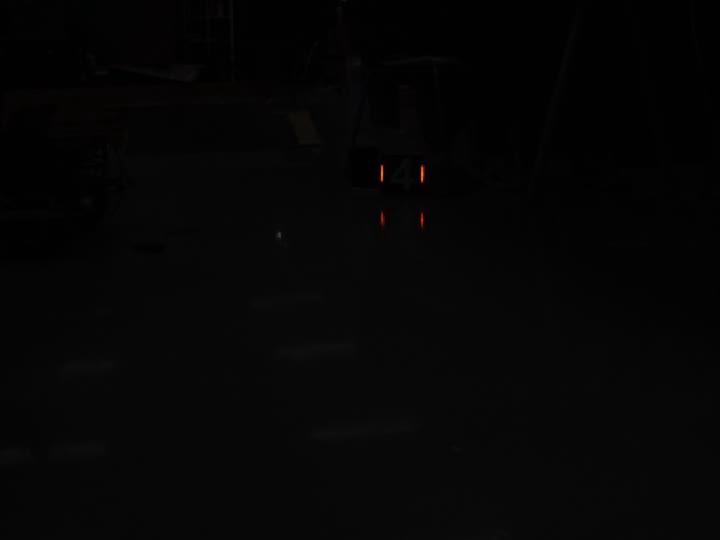
//> input picture frame 10 of vedio/vedio.avi, 720 x 540 px
$ ./main   (built with g++ and OpenCV 4)
//> lines starting //> are read from the running program, lines starting //| are printed output that depends on the picture; after the words box and inside, x2 and y2 are one past the last pixel; in counts of white or black regions, pixels touching at a corner belong together
### include/need.h
#include<opencv2/opencv.hpp>

cv::Mat my_dilate(const cv::Mat& src);

std::vector<cv::Point> get_all_point(const cv::Mat& src);

void give_pnp(const cv::RotatedRect& rrect , const cv::Mat& src);

void drawArrow (cv::Mat& img, cv::Point2f start, cv::Point2f end, cv::Scalar color);

void drawaxis(const cv::Mat& src , const cv::RotatedRect& rrect , const cv::Mat& rVec , const cv::Mat& tVec ,
                const cv::Mat cam , const cv::Mat dis);

### src/need.cpp
#include<opencv2/opencv.hpp>
#include<cmath>
//do dilate
cv::Mat my_dilate(const cv::Mat& src)
 {
    cv::Mat dst;
    cv::Mat kernel = cv::getStructuringElement(cv::MORPH_CROSS,cv::Size(3,3));
    cv::dilate(src,dst,kernel,cv::Point(-1,-1),1);
    return dst;

 }

 //conbine two desperate lights
 std::vector<cv::Point> get_all_point(const cv::Mat& src)
 {
    std::vector<std::vector<cv::Point>> all;
    std::vector<cv::Point> ans;
    std::vector<cv::Vec4i> hierarchy;
    cv::findContours(src , all , hierarchy , cv::RETR_TREE ,cv::CHAIN_APPROX_SIMPLE);
    for(int i  = 0 ; i < all.size() ; i ++)
    {
        if(hierarchy[i][2] == -1 && contourArea(all[i]) >= 10)
        {
           for(int j = 0 ; j < all[i].size() ; j++)
                ans.push_back(all[i][j]);
        }
    }
    return ans;
 }

 //draw the arrow of axis
void drawArrow (const cv::Mat& img,const cv::Point2f start,const cv::Point2f end,const cv::Scalar color) {
        // 简单箭头头部
        cv::Point2f dir = end - start;
        float length = cv::norm(dir);
        if (length > 0) {
            dir = dir * (1.0 / length); //standard vector
            cv::Point2f perpendicular(-dir.y, dir.x); //get vertical vector
            cv::Point2f arrow1 = end - dir * 8 + perpendicular * 4;
            cv::Point2f arrow2 = end - dir * 8 - perpendicular * 4;
            cv::line(img, end, arrow1, color, 2 , cv::LINE_AA);
            cv::line(img, end, arrow2, color, 2 , cv::LINE_AA);
        }
}

//draw the axis
void drawaxis(const cv::Mat& src , const cv::RotatedRect& rrect , const cv::Mat& rVec , const cv::Mat& tVec ,
              const cv::Mat cam , const cv::Mat dis)
 {
    float axis_length = 90.0f;
    std::vector<cv::Point3f> axis_points = {
        {0, 0, 0},           // origin
        {axis_length, 0, 0}, // X
        {0, axis_length, 0}, // Y
        {0, 0, axis_length}  // Z
    };

    std::vector<cv::Point2f> projected_axis;
    //calculate the points of axis based on the pnp
    cv::projectPoints(axis_points, rVec, tVec, cam, dis, projected_axis);

    //the point of axis on the picture
    cv::Point2f origin = projected_axis[0];
    //color
    std::vector<cv::Scalar> colo = {cv::Scalar(0, 0, 255),cv::Scalar(0, 255, 0),cv::Scalar(255, 0, 0)};

      //std::cout<< projected_axis<<std::endl;
    for(int i = 1 ; i <= 3 ;i++)
    {
      if(cv::norm(projected_axis[i] - origin) > 0)
      {
         cv::line(src, origin, projected_axis[i], colo[i-1], 2, cv::LINE_AA);
         drawArrow(src, origin, projected_axis[i], colo[i-1]);
         //std::cout<<colo[i]<<" ";
      }
    }
}

//change the points of rotatedrect to fit the origin order of board
//p[0] is the tl
std::vector<cv::Point2f> rear_point(const cv::RotatedRect& rrect)
{
   std::vector<cv::Point2f> rrect_point;
   cv::Point2f vec[4];
   rrect.points(vec);
   if(rrect.size.width/rrect.size.height > 1)
   {
      cv::Point2f t = vec[0] ; vec[0] = vec[1];
         vec[1] = vec[2];
         vec[2]  = vec[3];
         vec[3] = t;
   }
   rrect_point.assign(vec , vec+4);
   //std::cout<<rrect_point<<std::endl;
   return rrect_point;
}

void give_pnp(const cv::RotatedRect& rrect , const cv::Mat& src)
 {
   double hwidth = 130.0 / 2.0, hheight = 50.0 / 2.0;
   //board points
   std::vector<cv::Point3f> obj = std::vector<cv::Point3f> {
         cv::Point3f(0, -hwidth , hheight ),
         cv::Point3f(0,hwidth , hheight ),
         cv::Point3f(0,hwidth , -hheight ),
         cv::Point3f(0,-hwidth , -hheight )
      };
      //std::cout<<rrect.size.width/rrect.size.height<<" ";
      std::vector<cv::Point2f> rrect_points = rear_point(rrect);
      cv::Mat rVec = cv::Mat::zeros(3 , 1, CV_64FC1);
      cv::Mat tVec = cv::Mat::zeros(3 , 1, CV_64FC1);
      double ca[3][3] = {{9.28130989e+02 , 0 , 3.77572945e+02 }, {0 , 9.30138391e+02 ,2.83892859e+02 },{0, 0 , 1.0000}};
      cv::Mat cam(3 , 3, CV_64FC1 , ca);
      double di[1][5] = {{-2.54433647e-01 , 5.69431382e-01, 3.65405229e-03, -1.09433818e-03, -1.33846840e+00}};
      cv::Mat dis(1 , 5 , CV_64FC1 , di);
      solvePnPRansac(obj , rrect_points , cam , dis , rVec , tVec);
      //std::cout<<tVec.t()<<std::endl;
      drawaxis(src , rrect , rVec , tVec , cam , dis);
 }

### main.cpp
#include "need.h"
#include<iostream>
#include<opencv2/opencv.hpp>
#include<filesystem>

int main()
{
    cv::VideoCapture cap("../vedio/vedio.avi");
    cv::VideoWriter wrt;
    wrt.open("../vedio/vedio_out.avi" , cv::VideoWriter::fourcc('I','4','2','0') , cap.get(cv::CAP_PROP_FPS)/3.5 ,
             cv::Size(cap.get(cv::CAP_PROP_FRAME_WIDTH) , cap.get(cv::CAP_PROP_FRAME_HEIGHT)) , true);
             std::cout<<cap.get(cv::CAP_PROP_FPS)<<std::endl;
    if (!wrt.isOpened()) {
    std::cerr << "错误：无法创建VideoWriter！" << std::endl;
    return -1;
    }

    if (!cap.isOpened()) {
        std::cout << "Error: Could not open video file" << std::endl;
        return -1;
    }
    cv::Mat vedio_chip;
    cv::Mat ori;
    while(true)
    {
        cv::Point2f rect[4];
        cap >> vedio_chip;
//> vedio_chip is the input picture: 540 rows x 720 cols, CV_8UC3; mean B, G, R 5.1, 5.1, 5.2
        cap >> ori;
        if(vedio_chip.empty()) break;
        cv::Mat black;
        cv::cvtColor(vedio_chip , black , cv::COLOR_BGR2GRAY);
        cv::threshold(black , black , 100 , 255 , cv::THRESH_BINARY);
//> black: 540 rows x 720 cols, CV_8UC1; 0.01% white in thin lines or dots, all inside (x1, y1, x2, y2) = (381, 167, 423, 181)
        black = my_dilate(black);
//> in my_dilate, `cv::dilate(src,dst,kernel,cv::Point(-1,-1),1);`: dst: 540 rows x 720 cols, CV_8UC1; 0.03% white; 2 white regions
        // cv::imshow("black",black);
        // cv::waitKey(100);
        std::vector<cv::Point> all_point = get_all_point(black);
//> in get_all_point, `cv::findContours(src , all , hierarchy , cv::RETR_TREE ,cv::CHAIN_APPR..`: all = 2 contours; box (x1, y1, x2, y2) and area: (420, 166, 424, 182) 42, (380, 166, 384, 181) 40
//> the loop in get_all_point, `for(int i  = 0 ; i < all.size() ; i ++)` made 2 passes
//> after the loop in get_all_point, `for(int i  = 0 ; i < all.size() ; i ++)`: ans = contour of 15 points, box (x1, y1, x2, y2) (380, 166, 424, 182), area 61
//> all_point has the same summary as ans in get_all_point
        //to avoid the lost of target
        if(!all_point.empty())
        {
            cv::RotatedRect mar = minAreaRect(all_point);
//> mar = centre (401.5, 173.5), size (15, 43), angle -90
            mar.points(rect);
//> rect = 4 Points (x, y): [423, 181], [380, 181], [380, 166], [423, 166]
            for(int i = 0 ; i < 4 ; i++)
            {
                 cv::line(vedio_chip , rect[i] , rect[(i+1)%4] , cv::Scalar(0,255,0),2 , cv::LINE_AA);
            }
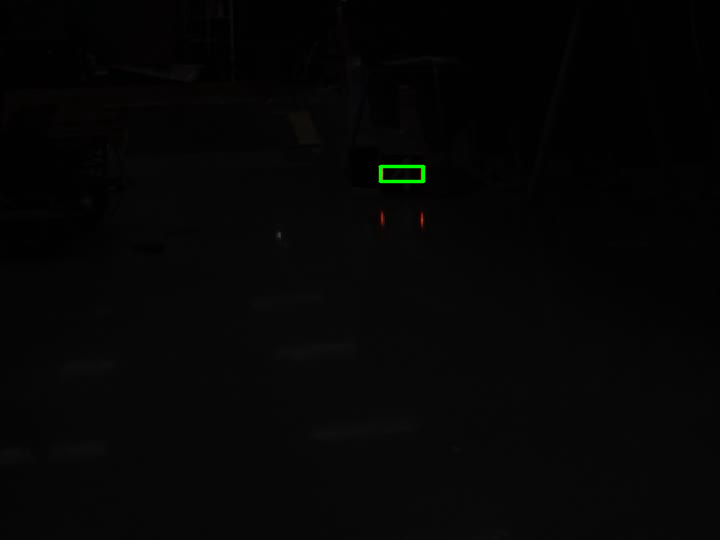
//> vedio_chip: 540 rows x 720 cols, CV_8UC3; 0.15% of pixels changed, all inside (x1, y1, x2, y2) = (378, 164, 426, 184)

            give_pnp(mar , vedio_chip);
//> in rear_point, `rrect.points(vec);`: vec has the same summary as rect outside rear_point
//> in rear_point, `rrect_point.assign(vec , vec+4);`: rrect_point has the same summary as rect outside rear_point
//> in give_pnp, `std::vector<cv::Point2f> rrect_points = rear_point(rrect);`: rrect_points has the same summary as rect outside give_pnp
//> in give_pnp, `solvePnPRansac(obj , rrect_points , cam , dis , rVec , tVec);`: rVec = [-1.43, 1.44, 1.05]; tVec = [72.4, -334.3, 2801]
//> in drawaxis, `cv::projectPoints(axis_points, rVec, tVec, cam, dis, projected_axis);`: projected_axis = 4 Points (x, y): [401.4, 173.5], [401.9, 160.7], [371.8, 173.5], [401.7, 200.8]
//> in drawaxis, `cv::Point2f origin = projected_axis[0];`: origin = Point(401.4, 173.5)
//> the loop in drawaxis, `for(int i = 1 ; i <= 3 ;i++)` made 3 passes
//> (dir in drawArrow, length in drawArrow, perpendicular in drawArrow, arrow1 in drawArrow, arrow2 in drawArrow) on passes 1 to 3: (Point(0.0398, -0.999), 12.77, Point(0.999, 0.0398), Point(405.6, 168.9), Point(397.6, 168.5)), (Point(-1, 0.000986), 29.68, Point(-0.000986, -1), Point(379.8, 169.5), Point(379.8, 177.5)), (Point(0.00911, 1), 27.34, Point(-1, 0.00911), Point(397.6, 192.8), Point(405.6, 192.8))
//> pass 2, in drawaxis, `drawArrow(src, origin, projected_axis[i], colo[i-1]);`:
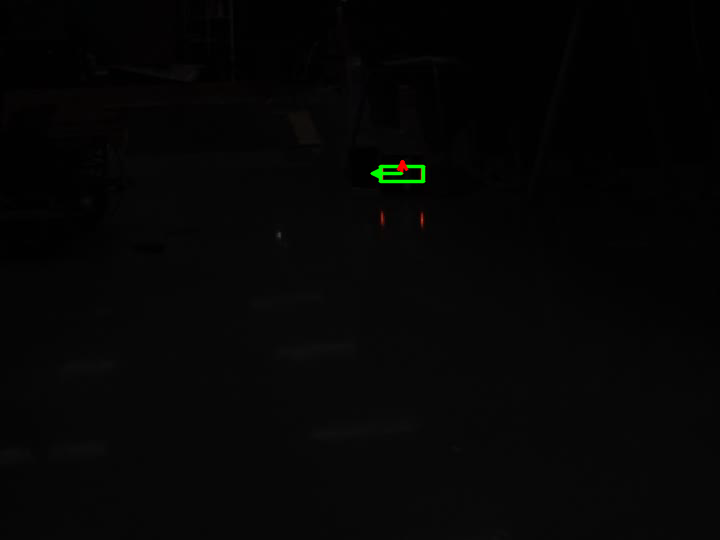
//> src: 540 rows x 720 cols, CV_8UC3; mean B, G, R 5.1, 5.4, 5.3
//> pass 3, in drawaxis, `drawArrow(src, origin, projected_axis[i], colo[i-1]);`:
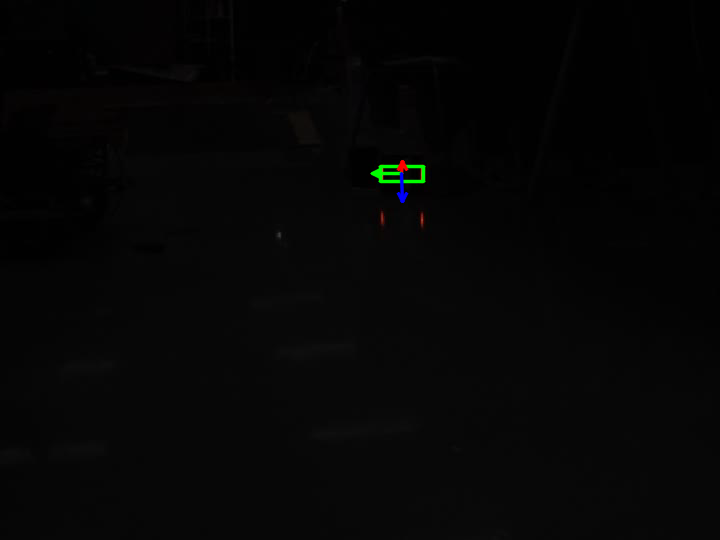
//> src: 540 rows x 720 cols, CV_8UC3; 0.05% of pixels changed, all inside (x1, y1, x2, y2) = (396, 172, 409, 204)
            wrt<<vedio_chip;
            cv::waitKey(1000/cap.get(cv::CAP_PROP_FPS));
            cv::imshow("output",vedio_chip);
            cv::imshow("origin" ,ori);
            cv::waitKey(200);
        }
    }
    cap.release();
    wrt.release();
}

$ run again, starting later in the video
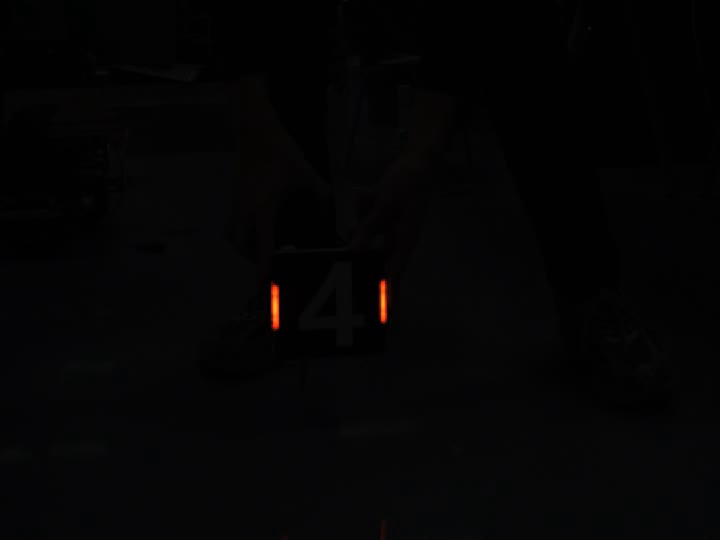
//> input picture frame 45 of vedio/vedio.avi, 720 x 540 px
//> vedio_chip is the input picture: 540 rows x 720 cols, CV_8UC3; mean B, G, R 4.2, 4, 4.4
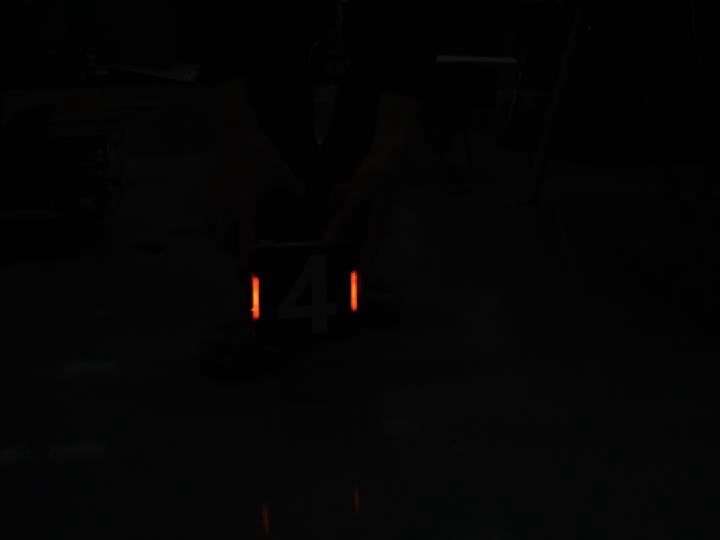
//> input picture frame 46 of vedio/vedio.avi, 720 x 540 px
//> ori is the input picture: 540 rows x 720 cols, CV_8UC3; mean B, G, R 4, 4.1, 4.3
//> dst: 540 rows x 720 cols, CV_8UC1; 0.14% white; 2 white regions
//> all = 2 contours; box (x1, y1, x2, y2) and area: (271, 286, 280, 328) 270, (380, 281, 387, 322) 194
//> the loop in get_all_point, `for(int i  = 0 ; i < all.size() ; i ++)` made 2 passes
//> after the loop in get_all_point, `for(int i  = 0 ; i < all.size() ; i ++)`: ans = 37 Points (x, y), first 12: [273, 286], [272, 287], [272, 290], [271, 291], [271, 292], [272, 293], [272, 299], [271, 300], [271, 310], [272, 311], [272, 326], [273, 327]
//> all_point has the same summary as ans in get_all_point
//> mar = centre (328.3, 304.1), size (115.1, 41.1), angle -2.6
//> rect = 4 Points (x, y): [271.8, 327.2], [269.9, 286.1], [384.9, 280.9], [386.8, 322]
//> in rear_point, `rrect.points(vec);`: vec has the same summary as rect outside rear_point
//> t = Point(271.8, 327.2)
//> in rear_point, `vec[0]= vec[1]`: vec = 4 Points (x, y): [269.9, 286.1], [269.9, 286.1], [384.9, 280.9], [386.8, 322]
//> in rear_point, `vec[1] = vec[2];`: vec = 4 Points (x, y): [269.9, 286.1], [384.9, 280.9], [384.9, 280.9], [386.8, 322]
//> in rear_point, `vec[2]  = vec[3];`: vec = 4 Points (x, y): [269.9, 286.1], [384.9, 280.9], [386.8, 322], [386.8, 322]
//> in rear_point, `vec[3] = t;`: vec = 4 Points (x, y): [269.9, 286.1], [384.9, 280.9], [386.8, 322], [271.8, 327.2]
//> rrect_point has the same summary as vec
//> rrect_points has the same summary as vec in rear_point
//> rVec = [1.5, 1.45, -1.05]; tVec = [-55.55, 22.97, 1053.4]
//> projected_axis = 4 Points (x, y): [328.7, 304.2], [325, 336.1], [407.9, 300.6], [323.5, 228.3]
//> origin = Point(328.7, 304.2)
//> the loop in drawaxis, `for(int i = 1 ; i <= 3 ;i++)` made 3 passes
//> (dir in drawArrow, length in drawArrow, perpendicular in drawArrow, arrow1 in drawArrow, arrow2 in drawArrow) on passes 1 to 3: (Point(-0.115, 0.993), 32.12, Point(-0.993, -0.115), Point(321.9, 327.7), Point(329.9, 328.6)), (Point(0.999, -0.0447), 79.28, Point(0.0447, 0.999), Point(400, 305), Point(399.7, 297)), (Point(-0.0676, -0.998), 76.07, Point(0.998, -0.0676), Point(328, 236), Point(320.1, 236.5))
//> pass 3, in drawaxis, `drawArrow(src, origin, projected_axis[i], colo[i-1]);`:
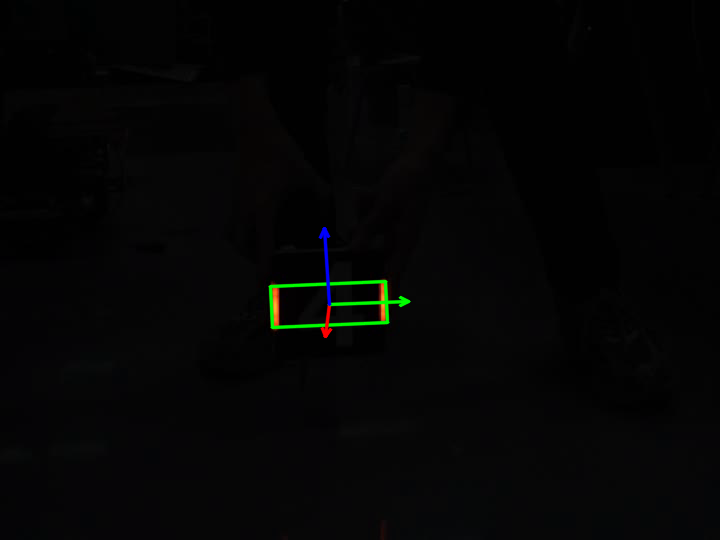
//> src: 540 rows x 720 cols, CV_8UC3; mean B, G, R 4.4, 4.8, 4.4

$ run again, starting later in the video
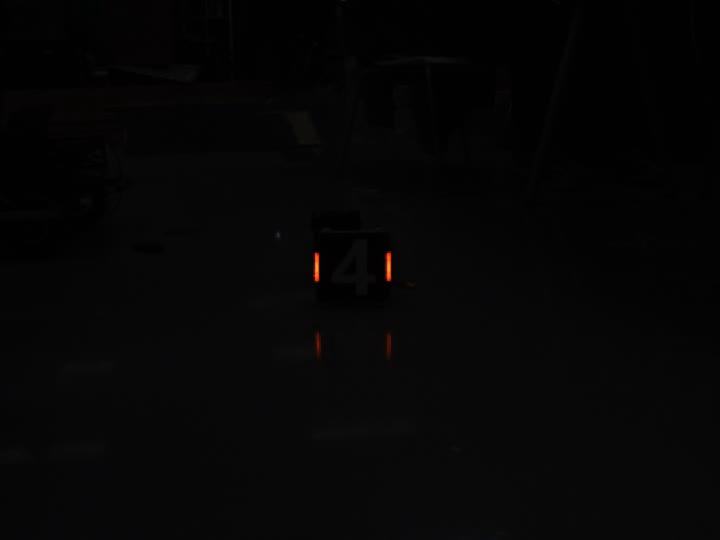
//> input picture frame 80 of vedio/vedio.avi, 720 x 540 px
//> vedio_chip is the input picture: 540 rows x 720 cols, CV_8UC3; mean B, G, R 5.4, 5.4, 5.6
//> dst: 540 rows x 720 cols, CV_8UC1; 0.08% white; 2 white regions
//> all = 2 contours; box (x1, y1, x2, y2) and area: (386, 252, 392, 281) 126, (314, 253, 320, 282) 126
//> the loop in get_all_point, `for(int i  = 0 ; i < all.size() ; i ++)` made 2 passes
//> after the loop in get_all_point, `for(int i  = 0 ; i < all.size() ; i ++)`: ans = 19 Points (x, y), first 12: [315, 253], [314, 254], [314, 279], [316, 281], [318, 279], [318, 278], [319, 277], [319, 258], [318, 257], [318, 255], [316, 253], [388, 252]
//> all_point has the same summary as ans in get_all_point
//> mar = centre (352.5, 266.5), size (77.3, 28), angle -0.8
//> rect = 4 Points (x, y): [314, 281], [313.6, 253], [390.9, 252], [391.3, 280]
//> after the loop `for(int i = 0 ; i < 4 ; i++)`:
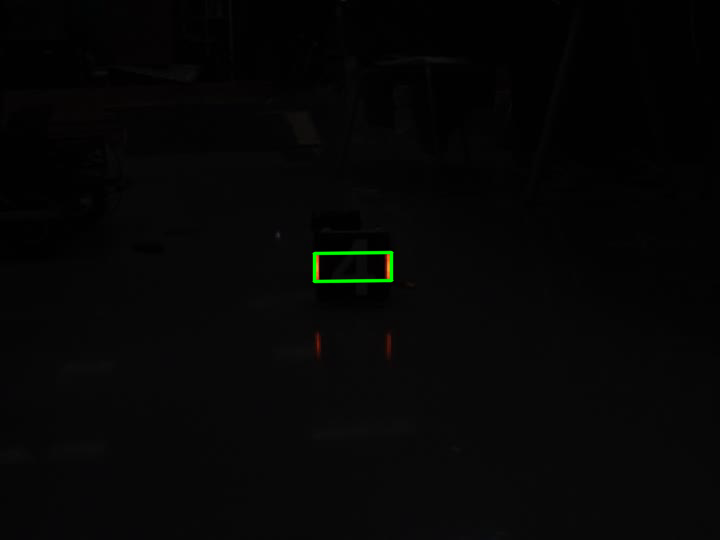
//> vedio_chip: 540 rows x 720 cols, CV_8UC3; 0.27% of pixels changed, all inside (x1, y1, x2, y2) = (312, 250, 394, 284)
//> in rear_point, `rrect.points(vec);`: vec has the same summary as rect outside rear_point
//> t = Point(314, 281)
//> in rear_point, `vec[0]= vec[1]`: vec = 4 Points (x, y): [313.6, 253], [313.6, 253], [390.9, 252], [391.3, 280]
//> in rear_point, `vec[1] = vec[2];`: vec = 4 Points (x, y): [313.6, 253], [390.9, 252], [390.9, 252], [391.3, 280]
//> in rear_point, `vec[2]  = vec[3];`: vec = 4 Points (x, y): [313.6, 253], [390.9, 252], [391.3, 280], [391.3, 280]
//> in rear_point, `vec[3] = t;`: vec = 4 Points (x, y): [313.6, 253], [390.9, 252], [391.3, 280], [314, 281]
//> rrect_point has the same summary as vec
//> rrect_points has the same summary as vec in rear_point
//> rVec = [1.47, 1.47, -1.04]; tVec = [-42.1, -29.25, 1566.4]
//> projected_axis = 4 Points (x, y): [352.6, 266.5], [350.5, 285.3], [405.9, 265.9], [351.2, 215.2]
//> origin = Point(352.6, 266.5)
//> the loop in drawaxis, `for(int i = 1 ; i <= 3 ;i++)` made 3 passes
//> (dir in drawArrow, length in drawArrow, perpendicular in drawArrow, arrow1 in drawArrow, arrow2 in drawArrow) on passes 1 to 3: (Point(-0.111, 0.994), 18.88, Point(-0.994, -0.111), Point(347.5, 276.9), Point(355.4, 277.8)), (Point(1, -0.0128), 53.32, Point(0.0128, 1), Point(398, 270), Point(397.9, 262)), (Point(-0.028, -1), 51.31, Point(1, -0.028), Point(355.4, 223.1), Point(347.4, 223.4))
//> pass 3, in drawaxis, `drawArrow(src, origin, projected_axis[i], colo[i-1]);`:
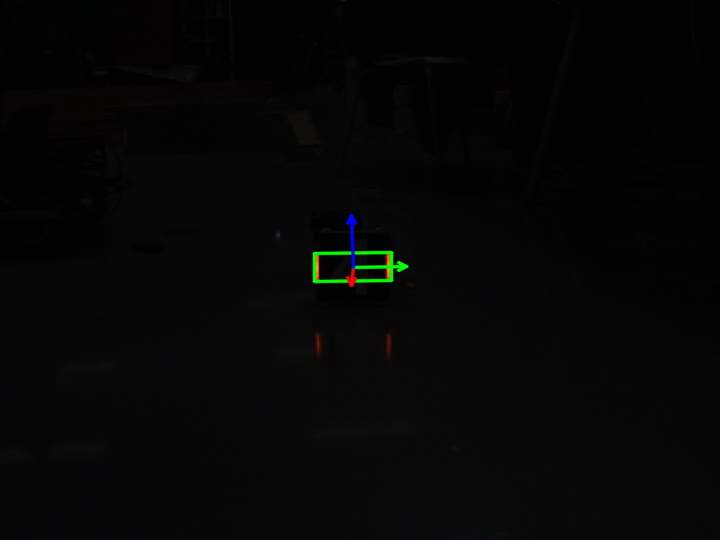
//> src: 540 rows x 720 cols, CV_8UC3; mean B, G, R 5.5, 5.9, 5.6
